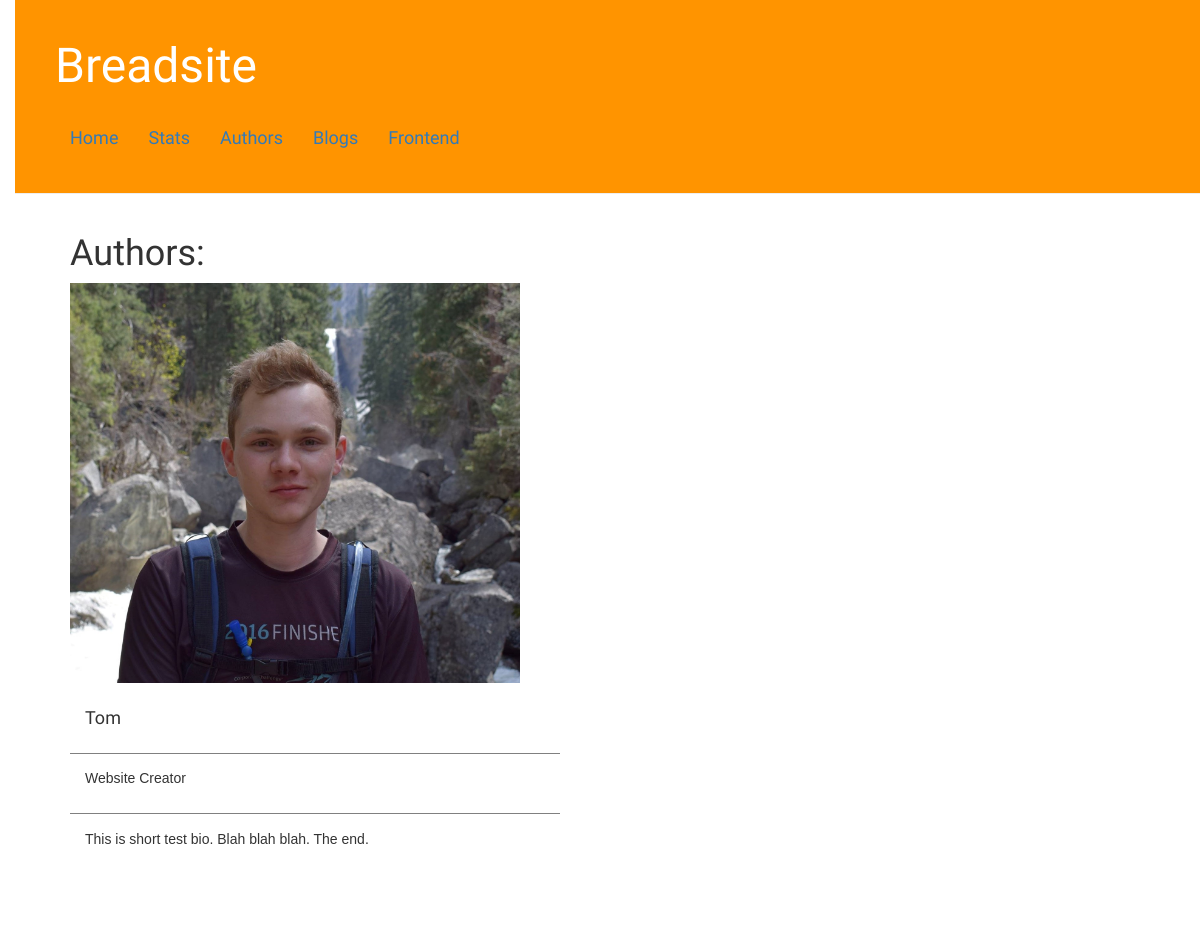
The app's page /author/, older data.
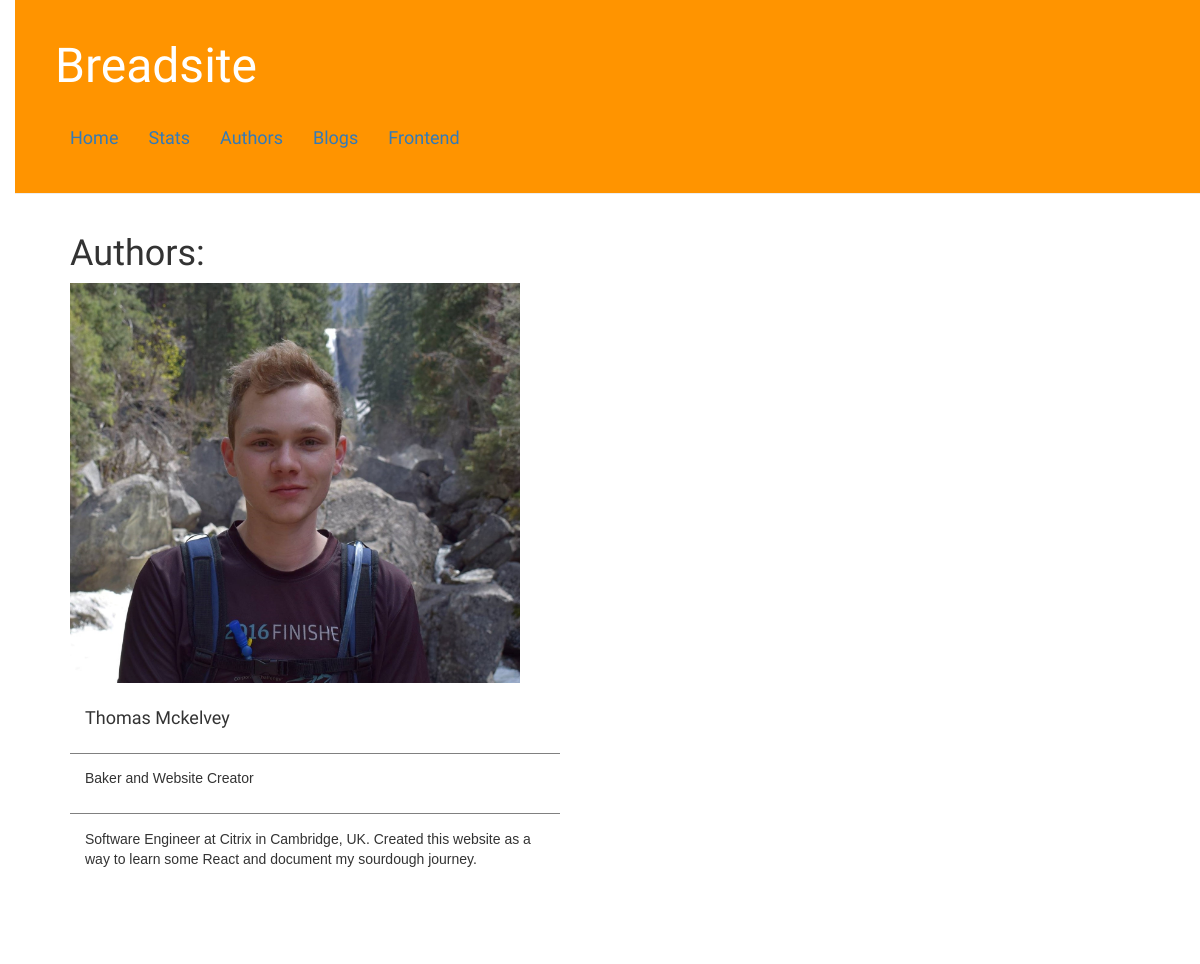
The same page, newer data.
### author/models.py (models this page shows, shortened)
class Author(models.Model):
    name = models.CharField(max_length=200)
    job_title = models.CharField(max_length=100)
    bio = models.CharField(max_length=1000)
    image = models.FileField(upload_to='author/image')

### author/views.py (the view)
# urls.py: path('', views.index, name='index'),
def index(request):
    template = loader.get_template('author/index.html')
    author_list = Author.objects.all()
    context = {
        'author_list': author_list,
    }
    return HttpResponse(template.render(context, request))

### author/templates/author/index.html
{% extends 'breadsite/base.html' %}
{% block content %}
    {% load static %}
    {% static "" as baseUrl %}
    <div class="row">
        <div class="col-md-8">
            <div class="post">
                <h1>Authors:</h1>
                    <table style="width:100%;">
                        {% for author in author_list %}
                            <tr class="lb">
                                <td><h4>{{ author.name }}</h4></td>
                            </tr>
                            <tr>
                                <img src="{{ baseUrl }}{{author.image}}" height="400" width="450"/>
                            </tr>
                            <tr class="lb">
                                <td><p>{{ author.job_title }}</p></td>
                            </tr>
                            <tr>
                                <td><p>{{ author.bio }}</p></td>
                            </tr>
                        {% endfor %}
                    </table>
            </div>
        </div>
    </div>
{% endblock %}

Row changes from the older to the newer data that the page shows:
changed Author: name "Tom" → "Thomas Mckelvey"; job_title "Website Creator" → "Baker and Website Creator"; bio "This is short test bio. Blah blah blah. The end." → "Software Engineer at Citrix in Cambridge, UK. Created this website as a way to learn some React and document my sourdough journey."
